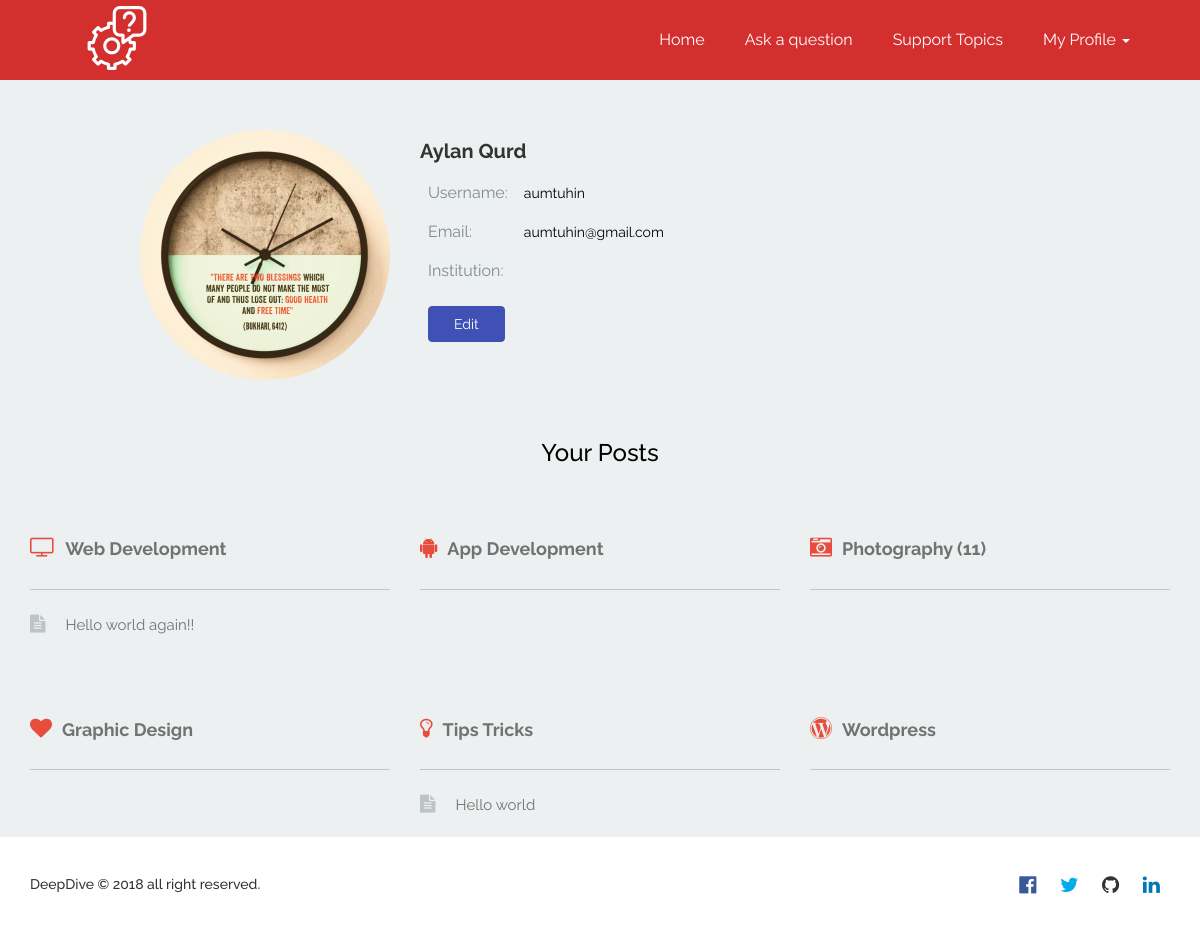
The page /userprofile.php (signed in) on the database its author committed.
### tables this page shows
CREATE TABLE `user` (
  `userid` int(11) NOT NULL,
  `name` varchar(50) NOT NULL,
  `username` varchar(50) NOT NULL,
  `email` varchar(50) NOT NULL,
  `password` varchar(50) NOT NULL,
  `image` varchar(200) DEFAULT NULL,
  `institution` varchar(80) DEFAULT NULL
);

CREATE TABLE `post` (
  `postid` int(11) NOT NULL,
  `posttitle` text NOT NULL,
  `catid` int(11) NOT NULL,
  `postdate` varchar(50) NOT NULL,
  `description` longtext NOT NULL,
  `userid` int(11) NOT NULL,
  `tag1` varchar(50) DEFAULT NULL,
  `tag2` varchar(50) DEFAULT NULL,
  `tag3` varchar(50) DEFAULT NULL
);

### userprofile.php (the view, shortened to what this page needs)
<?php
  include('headers.php');
  $db= dbcon();
  $query = "SELECT * FROM user WHERE userid={$_SESSION['user']}";
  $result = mysqli_query($db,$query);
  while ($row = mysqli_fetch_array($result)){
 ?>
    <section id="user-profile">
      <div class="container">
        <div class="prifile-content">
          <div class="row">
            <div class="col-md-4 text-right">
              <div class="profile-pic">
                <img class="img-circle" src="img/<?php echo $row['image']; ?>" alt="Profile image">
              </div>
            </div>
            <div class="col-md-8">
              <h4><?php echo $row['name']; ?></h4>
              <div class="user-profile-info">
                <table>
                  <tr>
                    <td class="info-label">Username:</td>
                    <td><?php echo $row['username']; ?></td>
                  </tr>
                  <tr>
                    <td class="info-label">Email:</td>
                    <td><?php echo $row['email']; ?></td>
                  </tr>
                  <tr>
                    <td class="info-label">Institution:</td>
                    <td><?php echo $row['institution']; ?></td>
                  </tr>
                </table>
                <a class="btn btn-default" href="editprofile.php?id=<?php echo $_SESSION['user'] ?>">Edit</a>
              </div>
            </div>
          </div>
        </div>
      </div>
    </section>
    <?php } ?>
    <section id="user-profile-allpost">
      <div class="container text-center">
        <div class="allpost-heading">
          <h3>Your Posts</h3>
        </div>
      </div>
    </section>
    <section id="all-topic">
      <div class="container text-left">
        <div class="row">
          <div class="col-md-4">
            <div class="all-topic-content">
              <div class="all-topic-heading">
                <h4><i class="fa fa-television" aria-hidden="true"></i>Web Development <span></span></h4>
              </div>
              <div class="list-group">
                <?php
                  $query = "SELECT * FROM post WHERE userid={$_SESSION['user']} AND catid = 1 ORDER BY postid DESC";
                  $result = mysqli_query($db,$query);
                  while ($row = mysqli_fetch_array($result)) {
                ?>
                <li><a href="viewpost.php?postid=<?php echo $row['postid']?>"><i class="fa fa-file-text" aria-hidden="true"></i><?php echo $row['posttitle']; ?></a></li>
                <?php } ?>
              </div>
            </div>
          </div>
          <div class="col-md-4">
            <div class="all-topic-content">
              <div class="all-topic-heading">
                <h4><i class="fa fa-android" aria-hidden="true"></i>App Development <span></span></h4>
              </div>
            </div>
          </div>
          <div class="col-md-4">
            <div class="all-topic-content">
              <div class="all-topic-heading">
                <h4><i class="fa fa-camera-retro" aria-hidden="true"></i>Photography <span>(11)</span></h4>
              </div>
            </div>
          </div>
        </div>
        <div class="row">
          <div class="col-md-4">
            <div class="all-topic-content">
              <div class="all-topic-heading">
                <h4><i class="fa fa-heart" aria-hidden="true"></i>Graphic Design <span></span</h4>
              </div>
            </div>
          </div>
          <div class="col-md-4">
            <div class="all-topic-content">
              <div class="all-topic-heading">
                <h4><i class="fa fa-lightbulb-o" aria-hidden="true"></i>Tips Tricks <span></span></h4>
              </div>
              <div class="list-group">
                <?php
                  $query = "SELECT * FROM post WHERE userid={$_SESSION['user']} AND catid = 5 ORDER BY postid DESC";
                  $result = mysqli_query($db,$query);
                  while ($row = mysqli_fetch_array($result)) {
                ?>
                <li><a href="viewpost.php?postid=<?php echo $row['postid']?>"><i class="fa fa-file-text" aria-hidden="true"></i><?php echo $row['posttitle']; ?></a></li>
                <?php } ?>
              </div>
            </div>
          </div>
          <div class="col-md-4">
            <div class="all-topic-content">
              <div class="all-topic-heading">
                <h4><i class="fa fa-wordpress" aria-hidden="true"></i>Wordpress <span></span></h4>
              </div>
            </div>
          </div>
        </div>
      </div>
    </section>
<?php
  include('footer.php');
?>

### css/style.css (style rules this page uses)
body { font-family: 'Raleway', sans-serif; padding: 0; margin: 0; }
#all-topic { background: #ecf0f1; }
.all-topic-content { margin-top: 30px; }
.all-topic-heading { padding: 20px 0; border-bottom: 1px solid #C5C3C3; }
.all-topic-heading h4 { color: #727272; font-weight: bold; }
.all-topic-heading h4 i { margin-right: 10px; font-size: 22px; color: #e74c3c; }
.list-group { margin-top: 25px; }
.list-group li { list-style: none; margin-top: 10px; transition: .6s; }
.list-group li a { display: block; color: #727272; font-size: 15px; transition: .3s; }
.list-group li a i { margin-right: 20px; font-size: 18px; color: #bdc3c7; }
#user-profile { background: #ecf0f1; }
.prifile-content { margin-top: 50px; }
.prifile-content .profile-pic img { height: 250px; width: 250px; border-radius: 50%; }
.prifile-content h4 { font-size: 20px; font-weight: bolder; }
.user-profile-info { margin-top: 12px; }
.user-profile-info .info-label { font-size: 16px; color: #7f8c8d; }
.user-profile-info tr td { padding: 8px; color: #000; }
.user-profile-info .btn-default { padding: 7px 25px; margin: 15px 0 0 8px; background: #3F51B5; border-color: #3F51B5; color: #fff; }
#user-profile-allpost { background: #ecf0f1; }
.allpost-heading h3 { color: #000; margin-top: 60px; }

### rows shown on the page
user: image (picture), name "Aylan Qurd", username "aumtuhin", email "aumtuhin@gmail.com"
post: posttitle "Hello world again!!"
post: posttitle "Hello world"
